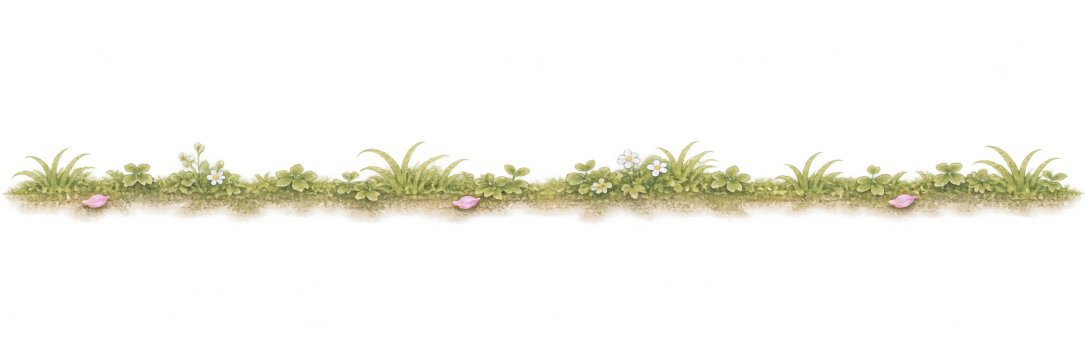
#> input picture assets/v3/edges/sources/path-verge-edge-01-original.png, 2172 x 724 px (shown at 1/2 size)
$ python prepare_v3_path_verge.py
#> lines starting #> are read from the running program, lines starting #| are printed output that depends on the picture; after the words box and inside, x2 and y2 are one past the last pixel; in counts of white or black regions, pixels touching at a corner belong together
#!/usr/bin/env python3
"""Rebuild Yangzhou V3 Path Verge Edge 01 lossless WebP from the actual source PNG.

Requires Pillow and NumPy (only when manually regenerating artwork).
Never rewrites the original source; CI verifies committed binary checksums.
"""
from pathlib import Path
from PIL import Image
import hashlib
import numpy as np

ROOT = Path(__file__).resolve().parents[1]
SOURCE = ROOT / "assets/v3/edges/sources/path-verge-edge-01-original.png"
OUTPUT = ROOT / "assets/v3/edges/path-verge-edge-01.webp"
EXPECTED_SOURCE_SHA256 = "9e8b458c04d2af39a0c4df1bf1c059b3532526958676c736f139edbc0828557f"
EXPECTED_BINARY_SHA256 = "5c99dfe5bf64ed71190a32246eec656f7df7561714045f0a984b3c25fe23e249"

def digest(path: Path):
    return hashlib.sha256(path.read_bytes()).hexdigest()

def main():
    assert digest(SOURCE) == EXPECTED_SOURCE_SHA256, "Source master changed"
    source = Image.open(SOURCE).convert("RGBA")
#> source is the input picture: PIL image 2172x724 RGBA; mean R, G, B, A 37.9, 36.9, 24.6, 28.8
    assert source.size == (2172, 724)
    pix = np.array(source)
    pix[pix[:, :, 3] < 5] = 0
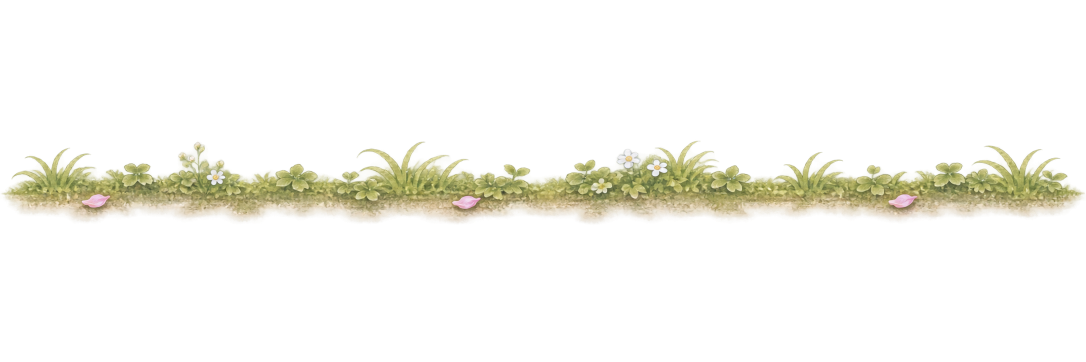
#> pix: shape (724, 2172, 4) (shown at 1/2 size); 6.59% of pixels changed, all inside (x1, y1, x2, y2) = (0, 67, 2172, 698); transparent parts drawn white
    # Keep hand-painted foliage while discarding nearly transparent margins.
    region = pix[269:463, 90:2082].copy()
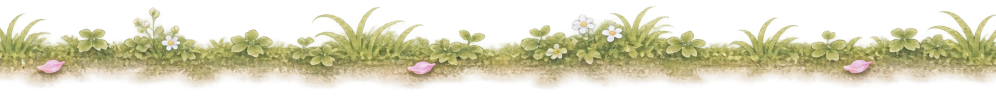
#> region: shape (194, 1992, 4) (shown at 1/2 size); mean R, G, B, A 104.5, 100.9, 71.2, 111; transparent parts drawn white
    tmp = region.astype(np.float32)
    width = tmp.shape[1]
#> width = 1992
    span = 112
    for i in range(span):
        t = 0.5 * (1 + np.cos(np.pi * i / span))
        left = tmp[:, i, :].copy()
        right = tmp[:, width - 1 - i, :].copy()
        middle = (left + right) * 0.5
        tmp[:, i, :] = left * (1 - t) + middle * t
        tmp[:, width - 1 - i, :] = right * (1 - t) + middle * t
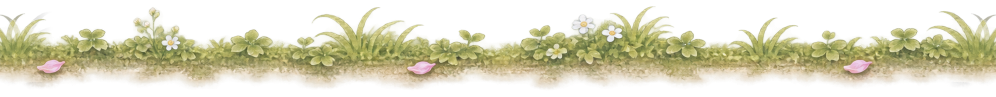
#> tmp: shape (194, 1992, 4) float32 (shown at 1/2 size); mean R, G, B, A 104.5, 100.9, 71.2, 111; transparent parts drawn white
    processed = Image.fromarray(np.clip(tmp, 0, 255).astype("uint8"), "RGBA")
    assert processed.size == (1992, 194)
    a = np.asarray(processed)
    assert np.array_equal(a[:, 0, :], a[:, -1, :]), "Edge columns not identical"
    processed.save(OUTPUT, format="WEBP", lossless=True, method=6, exact=True)
    result = digest(OUTPUT)
#> (the run stopped early here; a loop or call above may not have finished)
